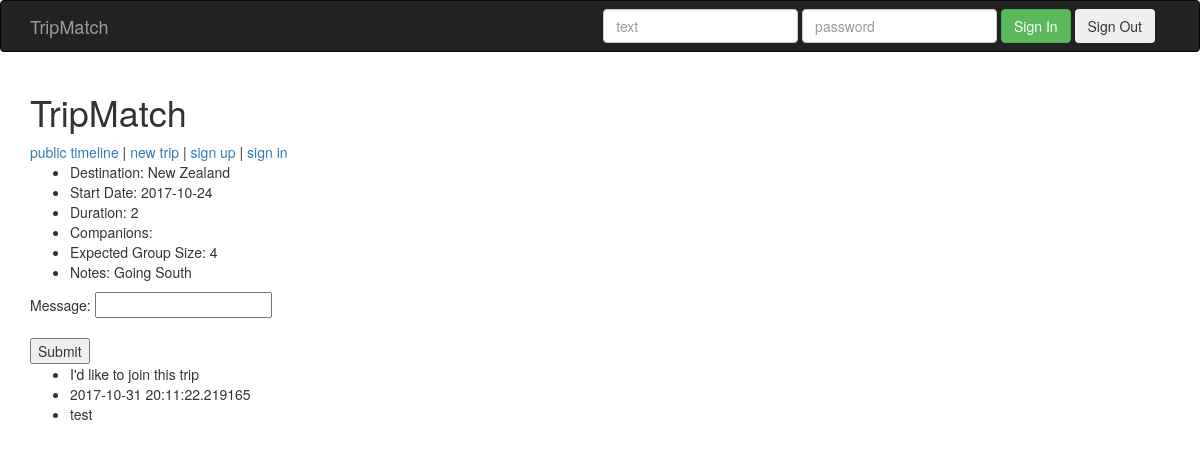
The page /trip_detail/1 on the database its author committed.
### tripmatch/tripmatch_model.py (models this page shows, shortened)
class Destinations(Base):
    __tablename__ = 'destinations'
    id = Column(Integer, primary_key=True)
    destination = Column(String, nullable=False)
    trip_details = relationship('TripDetails', back_populates='destinations')

class TripDetails(Base):
    __tablename__ = 'trip_details'
    id = Column(Integer, primary_key=True)
    user_id = Column(Integer, ForeignKey('users.id'))
    destination_id = Column(Integer, ForeignKey('destinations.id'))
    duration = Column(String, nullable=True)
    date_start = Column(String, nullable=False)
    companions = Column(Integer, nullable=False)
    city_takeoff = Column(String, nullable=True)
    expected_group_size = Column(Integer, nullable=True)
    notes = Column(String, nullable=True)
    date_create = Column(String, nullable=False)
    contact = Column(String, nullable=True)
    users = relationship('Users', back_populates='trip_details')
    destinations = relationship('Destinations', back_populates='trip_details')
    waitinglist = relationship('Waitinglist', back_populates='trip_details')

class Waitinglist(Base):
    __tablename__ = 'waitinglist'
    id = Column(Integer, primary_key=True)
    user_id = Column(Integer, ForeignKey('users.id'))
    trip_id = Column(Integer, ForeignKey('trip_details.id'))
    text = Column(String, nullable=False)
    post_date = Column(String, nullable=False)
    users = relationship('Users', back_populates="waitinglist")
    trip_details = relationship('TripDetails', back_populates="waitinglist")

class Users(Base):
    __tablename__ = 'users'
    id = Column(Integer, primary_key=True)
    username = Column(String, nullable=False)
    email = Column(String, nullable=False)
    password = Column(String, nullable=False)
    trip_details = relationship('TripDetails', back_populates='users')
    waitinglist = relationship('Waitinglist', back_populates='users')

### tripmatch/trip_server.py (the view, shortened to what this page needs)
@app.route('/trip_detail/<int:trip_id>', methods=['GET', 'POST'])
def display_trip(trip_id):
    db_session = get_db_session()
    trip = db_session.query(TripDetails).filter_by(id=trip_id).one()
    waitinglist = db_session.query(Waitinglist).filter_by(trip_id=trip_id).all()
    return render_template('trip_details.html', trip=trip, waitinglist=waitinglist)

### tripmatch/trip_server.py (called while the page is built)
def get_db_session():
    return sessionmaker(bind=engine)()

### tripmatch/templates/trip_details.html (shortened to what this page needs)
{% extends "layout.html" %}
{% block body %}
<div id="trip-content">
    <ul>
        <li>Destination: {{trip.destinations.destination}}</li>
        <li>Start Date: {{trip.date_start}}</li>
        <li>Duration: {{trip.duration}}</li>
        <li>Companions: {{trip.companios}}</li>
        <li>Expected Group Size: {{trip.expected_group_size}}</li>
        <li>Notes: {{trip.notes}}</li>
    </ul>
</div>
<div id="join-trip">
    <form action="" method="post">
        Message: <input type="text" name="message"><br>
        <input style="display:none" type="text" name="trip_id" value="{{trip.id}}"><br>
        <input type="submit" value="Submit">
    </form>
</div>
<div id="waitinglist">
    <ul>
        {% for post in waitinglist %}
        <li>{{post.text}}</li>
        <li>{{post.post_date}}</li>
        <li>{{post.users.username}}</li>
        {% endfor %}
    </ul>
</div>
{% endblock %}

### rows shown on the page
Destinations: destinations.destination "New Zealand"
TripDetails: date_start "2017-10-24", duration "2", expected_group_size "4", notes "Going South"
Waitinglist: text "I'd like to join this trip", post_date "2017-10-31 20:11:22.219165", users.username "test"
